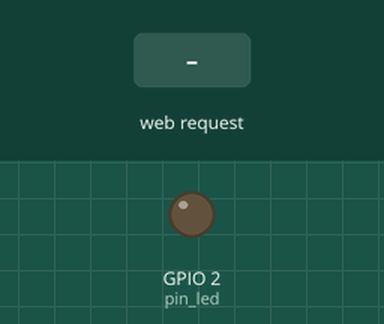
Recording of a sketch running on a simulated ESP8266 (NodeMCU). On the bench: output pins drawn as LEDs (lit = HIGH). The test bench sets the inputs (shaded band). WiFi joins after 1.5 s; servers stay silent unless stated; what the sketch prints to the serial monitor is not drawn.

Above: at 2.7 s.
2.8 s: HTTP request GET /led_off received
At 4.0 s:
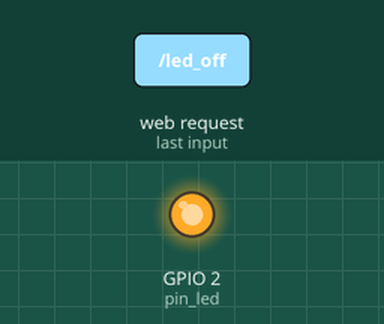
4.3 s: HTTP request GET /led_on received
At 5.2 s:
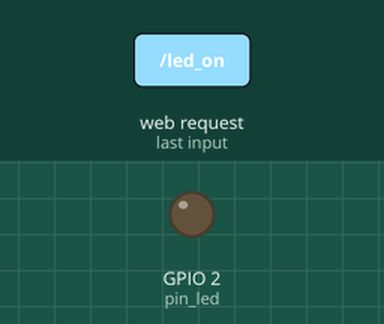
Timing chart, 0 to 7.3 s (numbered marks = the images above; inputs shaded):
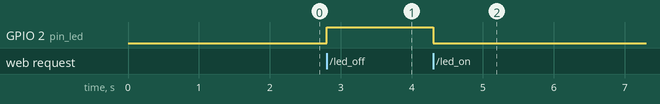

The sketch:

timmy.ino
```cpp
#include <ESP8266WiFi.h>
#include <ESP8266mDNS.h>
#include <ESP8266WebServer.h>

//wifi name and password
const char* ssid = "grace";
const char* password = "gracious";

//access name and password
const char* www_username = "admin";
const char* www_password = "esp8266";

//led
uint8_t pin_led = BUILTIN_LED;
String webPage = "";


//initiate server
ESP8266WebServer server(80);
void setup() {
  //html page
  webPage += "<html>";
  webPage += "  <body>";
  webPage += "    <h1>Smart Switching<h1> &nbsp; <a href=\"led_on\"><button>ON</button></a>&nbsp";
  webPage += "    <a href=\"led_off\"><button>OFF</button></a>";
  webPage += "    <p>by team LABT</p>";
  webPage += "  <style>";
  webPage += "    body {text-align : center; font-family: arial; background-color: white;}";
  webPage += "    h1 { font-size : 50; font-weight : bold; color : #1B5E20} p{ font-size : 10px; color : black}";
  webPage += "    button {background-color: #4CAF50; color: white; border : none; padding :15px 32px; text-align: center; text-decoration : none; display : inline-block; font-size: 20px; margin: 4px 2px; cursor:pointer;}";
  webPage += "  </style>";
  webPage += "</body>";
  webPage += "</html>";

  //set pin
  pinMode(pin_led, OUTPUT);
  //serial communication
  Serial.begin(9600);

  //Station mode
  WiFi.mode(WIFI_STA);
  //Initial WiFi
  WiFi.begin(ssid, password);
  if(WiFi.waitForConnectResult() != WL_CONNECTED) {
    Serial.println("WiFi Connect Failed! Rebooting...");
    delay(1000);
    ESP.restart();
  }

  //server coding (node js inspired)
  server.on("/", [](){
    //restricting access
    if(!server.authenticate(www_username, www_password))
      return server.requestAuthentication();
    server.send(200, "text/html", webPage);
  });
  //turn led on
  server.on("/led_on", [](){
    server.send(200, "text/html", webPage);
    digitalWrite(pin_led, LOW);
    delay(100);
  });
  //turn led off
  server.on("/led_off", [](){
    server.send(200, "text/html", webPage);
    digitalWrite(pin_led, HIGH);
    delay(100);
  });
  //Initiate Server
  server.begin();

  //IP Address
  Serial.print("Open http://");
  Serial.print(WiFi.localIP());
  Serial.println("/ in your browser");
}

void loop() {
  server.handleClient();
}
```

Measured:
- after the input at 2.8 s, GPIO 2 (pin_led): LOW → HIGH at once
- after the input at 4.3 s, GPIO 2 (pin_led): HIGH → LOW at once
